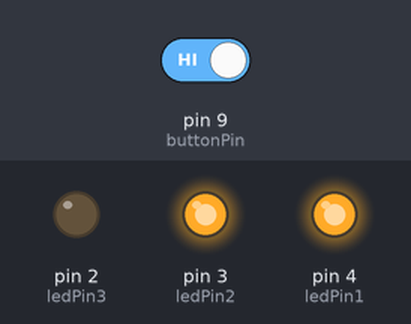
Simulated run of this sketch. Board: Arduino Uno, built with avr-gcc and run on an emulated ATmega328P. Parts: output pins drawn as LEDs (lit = HIGH). Inputs (shaded band) come from the test bench; at power-on: pin 9 (buttonPin) HIGH.

Above: at 12.8 s.
12.9 s: pin 9 (buttonPin) driven LOW
At 18.5 s:
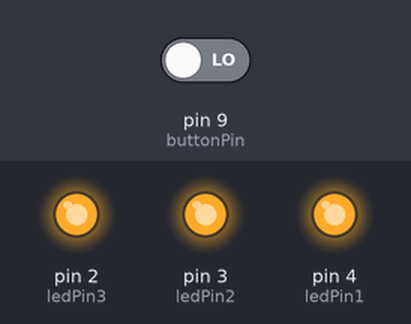
At 22.0 s:
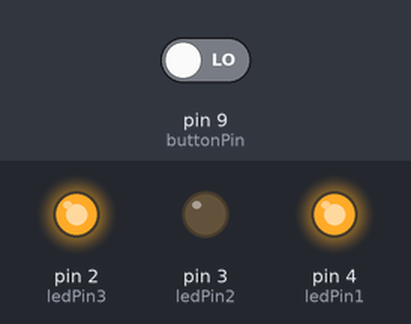
24.8 s: pin 9 (buttonPin) driven HIGH
At 33.5 s:
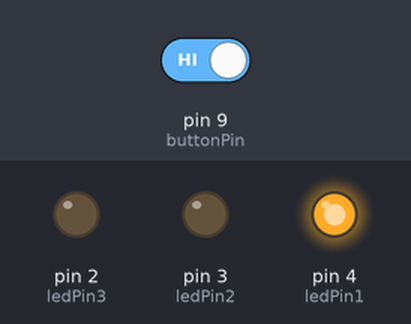
Timing chart, 0 to 42.7 s (numbered marks = the images above; inputs shaded):
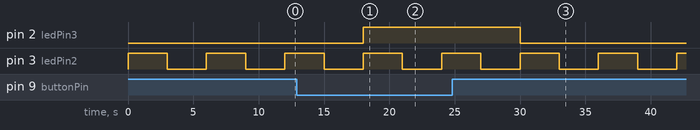

Measured:
- after the input at 12.9 s, pin 2 (ledPin3): LOW → HIGH after 5.1 s
- after the input at 24.8 s, pin 2 (ledPin3): HIGH → LOW after 5.2 s
- by itself, pin 3 (ledPin2): alternates HIGH for 3.0 s and LOW for 3.0 s

The sketch:

lustre-arduino_01.ino.ino
```cpp
// Definindo LEDs
int ledPin1 = 4;
int ledPin2 = 3;
int ledPin3 = 2;
// Definindo o Botão
int buttonPin = 9;
// Guardando o estado do botãp
int buttonState = 0;

void setup() {
  // Prepara os LEDs
  pinMode(ledPin3, OUTPUT);
  pinMode(ledPin2, OUTPUT);
  pinMode(ledPin1, OUTPUT);
  // Preparando o botão com Pullup interno
  pinMode(buttonPin, INPUT_PULLUP);

// Deixando o primeiro LED sempre ligado
  digitalWrite(ledPin1, HIGH);

}

void loop() {
  // Lê o estado do botão
  buttonState = digitalRead(buttonPin);

  // Verifica se o botão foi pressionado (Low)
  if (buttonState == LOW) {
    // Liga o LED quando pressionado
    digitalWrite(ledPin3, HIGH);
  } else {
    // Em qualquer outra ocasião, ou seja não pressionado, ele desliga o LED.
    digitalWrite(ledPin3, LOW);
  }
  digitalWrite(ledPin2, HIGH);
  delay(3000);
  digitalWrite(ledPin2, LOW);
  delay(3000);
}
```
